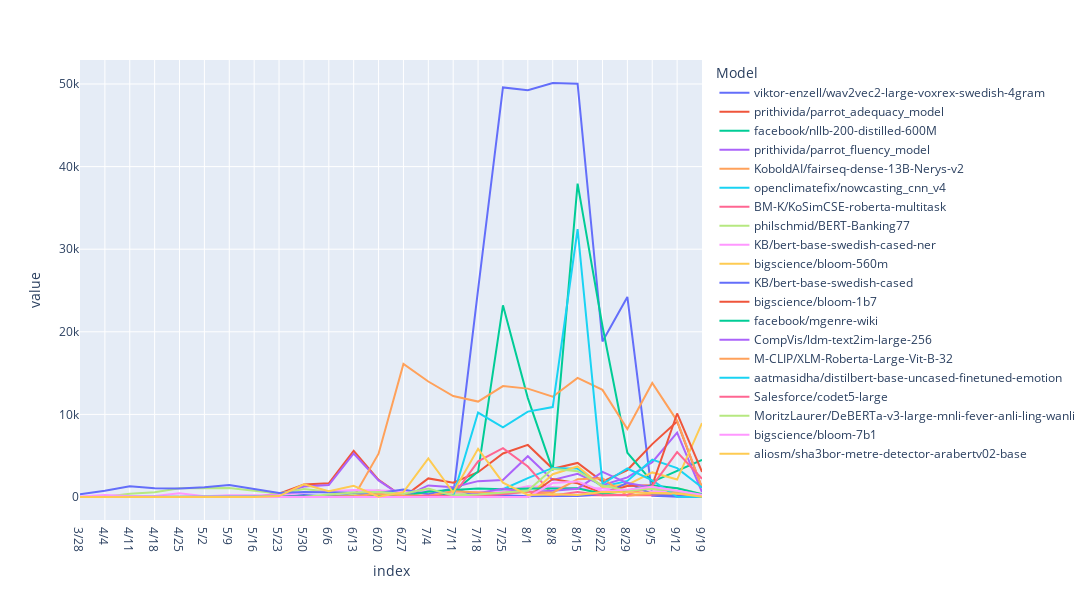

Notebook code cell kept with this figure:
### Code cell
df_plot.plot(kind='line', width=1400, height=600)

### Figure 1 — Plotly figure (JSON) as saved in the notebook; plotly's stock layout.template omitted (floating-point values rounded to 4 significant figures)
{"data": [{"hovertemplate": "Model=viktor-enzell/wav2vec2-large-voxrex-swedish-4gram<br>index=%{x}<br>value=%{y}<extra></extra>", "legendgroup": "viktor-enzell/wav2vec2-large-voxrex-swedish-4gram", "line": {"color": "#636efa", "dash": "solid"}, "marker": {"symbol": "circle"}, "mode": "lines", "name": "viktor-enzell/wav2vec2-large-voxrex-swedish-4gram", "orientation": "v", "showlegend": true, "type": "scatter", "x": ["3/28", "4/4", "4/11", "4/18", "4/25", "5/2", "5/9", "5/16", "5/23", "5/30", "6/6", "6/13", "6/20", "6/27", "7/4", "7/11", "7/18", "7/25", "8/1", "8/8", "8/15", "8/22", "8/29", "9/5", "9/12", "9/19"], "xaxis": "x", "y": [0, 0, 0, 0, 0, 0, 0, 0, 0, 255, 48, 301, 145, 0, 170, 186, 25098, 49583, 49239, 50121, 50044, 18826, 24221, 145, 24, 17], "yaxis": "y"}, {"hovertemplate": "Model=prithivida/parrot_adequacy_model<br>index=%{x}<br>value=%{y}<extra></extra>", "legendgroup": "prithivida/parrot_adequacy_model", "line": {"color": "#EF553B", "dash": "solid"}, "marker": {"symbol": "circle"}, "mode": "lines", "name": "prithivida/parrot_adequacy_model", "orientation": "v", "showlegend": true, "type": "scatter", "x": ["3/28", "4/4", "4/11", "4/18", "4/25", "5/2", "5/9", "5/16", "5/23", "5/30", "6/6", "6/13", "6/20", "6/27", "7/4", "7/11", "7/18", "7/25", "8/1", "8/8", "8/15", "8/22", "8/29", "9/5", "9/12", "9/19"], "xaxis": "x", "y": [0, 0, 0, 0, 0, 0, 0, 0, 413, 1515, 1653, 5578, 2076, 0, 2253, 1741, 2997, 5271, 6305, 3413, 4127, 1871, 3262, 6404, 9139, 1112], "yaxis": "y"}, {"hovertemplate": "Model=facebook/nllb-200-distilled-600M<br>index=%{x}<br>value=%{y}<extra></extra>", "legendgroup": "facebook/nllb-200-distilled-600M", "line": {"color": "#00cc96", "dash": "solid"}, "marker": {"symbol": "circle"}, "mode": "lines", "name": "facebook/nllb-200-distilled-600M", "orientation": "v", "showlegend": true, "type": "scatter", "x": ["3/28", "4/4", "4/11", "4/18", "4/25", "5/2", "5/9", "5/16", "5/23", "5/30", "6/6", "6/13", "6/20", "6/27", "7/4", "7/11", "7/18", "7/25", "8/1", "8/8", "8/15", "8/22", "8/29", "9/5", "9/12", "9/19"], "xaxis": "x", "y": [0, 0, 0, 0, 0, 0, 0, 0, 0, 0, 0, 0, 0, 0, 0, 573, 3079, 23203, 11972, 3233, 37946, 20669, 5356, 1832, 3122, 4496], "yaxis": "y"}, {"hovertemplate": "Model=prithivida/parrot_fluency_model<br>index=%{x}<br>value=%{y}<extra></extra>", "legendgroup": "prithivida/parrot_fluency_model", "line": {"color": "#ab63fa", "dash": "solid"}, "marker": {"symbol": "circle"}, "mode": "lines", "name": "prithivida/parrot_fluency_model", "orientation": "v", "showlegend": true, "type": "scatter", "x": ["3/28", "4/4", "4/11", "4/18", "4/25", "5/2", "5/9", "5/16", "5/23", "5/30", "6/6", "6/13", "6/20", "6/27", "7/4", "7/11", "7/18", "7/25", "8/1", "8/8", "8/15", "8/22", "8/29", "9/5", "9/12", "9/19"], "xaxis": "x", "y": [0, 0, 0, 0, 0, 0, 0, 0, 317, 1280, 1443, 5272, 2006, 0, 1398, 1175, 1920, 2068, 4944, 2070, 2799, 1425, 2368, 4206, 7799, 587], "yaxis": "y"}, {"hovertemplate": "Model=KoboldAI/fairseq-dense-13B-Nerys-v2<br>index=%{x}<br>value=%{y}<extra></extra>", "legendgroup": "KoboldAI/fairseq-dense-13B-Nerys-v2", "line": {"color": "#FFA15A", "dash": "solid"}, "marker": {"symbol": "circle"}, "mode": "lines", "name": "KoboldAI/fairseq-dense-13B-Nerys-v2", "orientation": "v", "showlegend": true, "type": "scatter", "x": ["3/28", "4/4", "4/11", "4/18", "4/25", "5/2", "5/9", "5/16", "5/23", "5/30", "6/6", "6/13", "6/20", "6/27", "7/4", "7/11", "7/18", "7/25", "8/1", "8/8", "8/15", "8/22", "8/29", "9/5", "9/12", "9/19"], "xaxis": "x", "y": [0, 0, 0, 0, 0, 0, 0, 0, 0, 0, 0, 0, 5247, 16114, 13983, 12219, 11551, 13427, 13121, 12139, 14416, 12971, 8228, 13798, 9222, 1125], "yaxis": "y"}, {"hovertemplate": "Model=openclimatefix/nowcasting_cnn_v4<br>index=%{x}<br>value=%{y}<extra></extra>", "legendgroup": "openclimatefix/nowcasting_cnn_v4", "line": {"color": "#19d3f3", "dash": "solid"}, "marker": {"symbol": "circle"}, "mode": "lines", "name": "openclimatefix/nowcasting_cnn_v4", "orientation": "v", "showlegend": true, "type": "scatter", "x": ["3/28", "4/4", "4/11", "4/18", "4/25", "5/2", "5/9", "5/16", "5/23", "5/30", "6/6", "6/13", "6/20", "6/27", "7/4", "7/11", "7/18", "7/25", "8/1", "8/8", "8/15", "8/22", "8/29", "9/5", "9/12", "9/19"], "xaxis": "x", "y": [0, 0, 0, 0, 0, 0, 0, 0, 0, 0, 0, 0, 0, 0, 0, 0, 0, 942, 2290, 3522, 3436, 1230, 1949, 4522, 3490, 1140], "yaxis": "y"}, {"hovertemplate": "Model=BM-K/KoSimCSE-roberta-multitask<br>index=%{x}<br>value=%{y}<extra></extra>", "legendgroup": "BM-K/KoSimCSE-roberta-multitask", "line": {"color": "#FF6692", "dash": "solid"}, "marker": {"symbol": "circle"}, "mode": "lines", "name": "BM-K/KoSimCSE-roberta-multitask", "orientation": "v", "showlegend": true, "type": "scatter", "x": ["3/28", "4/4", "4/11", "4/18", "4/25", "5/2", "5/9", "5/16", "5/23", "5/30", "6/6", "6/13", "6/20", "6/27", "7/4", "7/11", "7/18", "7/25", "8/1", "8/8", "8/15", "8/22", "8/29", "9/5", "9/12", "9/19"], "xaxis": "x", "y": [0, 0, 0, 0, 0, 0, 0, 0, 0, 23, 67, 111, 127, 94, 156, 179, 4316, 5921, 3695, 313, 224, 233, 201, 224, 410, 151], "yaxis": "y"}, {"hovertemplate": "Model=philschmid/BERT-Banking77<br>index=%{x}<br>value=%{y}<extra></extra>", "legendgroup": "philschmid/BERT-Banking77", "line": {"color": "#B6E880", "dash": "solid"}, "marker": {"symbol": "circle"}, "mode": "lines", "name": "philschmid/BERT-Banking77", "orientation": "v", "showlegend": true, "type": "scatter", "x": ["3/28", "4/4", "4/11", "4/18", "4/25", "5/2", "5/9", "5/16", "5/23", "5/30", "6/6", "6/13", "6/20", "6/27", "7/4", "7/11", "7/18", "7/25", "8/1", "8/8", "8/15", "8/22", "8/29", "9/5", "9/12", "9/19"], "xaxis": "x", "y": [13, 35, 387, 576, 1068, 1086, 1086, 758, 423, 963, 607, 334, 805, 0, 638, 496, 272, 561, 1025, 1077, 1043, 399, 732, 635, 1085, 349], "yaxis": "y"}, {"hovertemplate": "Model=KB/bert-base-swedish-cased-ner<br>index=%{x}<br>value=%{y}<extra></extra>", "legendgroup": "KB/bert-base-swedish-cased-ner", "line": {"color": "#FF97FF", "dash": "solid"}, "marker": {"symbol": "circle"}, "mode": "lines", "name": "KB/bert-base-swedish-cased-ner", "orientation": "v", "showlegend": true, "type": "scatter", "x": ["3/28", "4/4", "4/11", "4/18", "4/25", "5/2", "5/9", "5/16", "5/23", "5/30", "6/6", "6/13", "6/20", "6/27", "7/4", "7/11", "7/18", "7/25", "8/1", "8/8", "8/15", "8/22", "8/29", "9/5", "9/12", "9/19"], "xaxis": "x", "y": [70, 246, 133, 121, 440, 104, 207, 223, 249, 536, 644, 837, 796, 716, 752, 544, 639, 705, 1308, 1211, 1018, 1073, 655, 699, 663, 241], "yaxis": "y"}, {"hovertemplate": "Model=bigscience/bloom-560m<br>index=%{x}<br>value=%{y}<extra></extra>", "legendgroup": "bigscience/bloom-560m", "line": {"color": "#FECB52", "dash": "solid"}, "marker": {"symbol": "circle"}, "mode": "lines", "name": "bigscience/bloom-560m", "orientation": "v", "showlegend": true, "type": "scatter", "x": ["3/28", "4/4", "4/11", "4/18", "4/25", "5/2", "5/9", "5/16", "5/23", "5/30", "6/6", "6/13", "6/20", "6/27", "7/4", "7/11", "7/18", "7/25", "8/1", "8/8", "8/15", "8/22", "8/29", "9/5", "9/12", "9/19"], "xaxis": "x", "y": [0, 0, 0, 0, 0, 0, 0, 0, 0, 0, 0, 0, 0, 0, 0, 0, 0, 0, 0, 2754, 3697, 1227, 1478, 2976, 2112, 8948], "yaxis": "y"}, {"hovertemplate": "Model=KB/bert-base-swedish-cased<br>index=%{x}<br>value=%{y}<extra></extra>", "legendgroup": "KB/bert-base-swedish-cased", "line": {"color": "#636efa", "dash": "solid"}, "marker": {"symbol": "circle"}, "mode": "lines", "name": "KB/bert-base-swedish-cased", "orientation": "v", "showlegend": true, "type": "scatter", "x": ["3/28", "4/4", "4/11", "4/18", "4/25", "5/2", "5/9", "5/16", "5/23", "5/30", "6/6", "6/13", "6/20", "6/27", "7/4", "7/11", "7/18", "7/25", "8/1", "8/8", "8/15", "8/22", "8/29", "9/5", "9/12", "9/19"], "xaxis": "x", "y": [346, 764, 1303, 1057, 1032, 1178, 1441, 949, 495, 613, 541, 512, 492, 913, 346, 1052, 108, 224, 83, 74, 107, 332, 1713, 335, 133, 108], "yaxis": "y"}, {"hovertemplate": "Model=bigscience/bloom-1b7<br>index=%{x}<br>value=%{y}<extra></extra>", "legendgroup": "bigscience/bloom-1b7", "line": {"color": "#EF553B", "dash": "solid"}, "marker": {"symbol": "circle"}, "mode": "lines", "name": "bigscience/bloom-1b7", "orientation": "v", "showlegend": true, "type": "scatter", "x": ["3/28", "4/4", "4/11", "4/18", "4/25", "5/2", "5/9", "5/16", "5/23", "5/30", "6/6", "6/13", "6/20", "6/27", "7/4", "7/11", "7/18", "7/25", "8/1", "8/8", "8/15", "8/22", "8/29", "9/5", "9/12", "9/19"], "xaxis": "x", "y": [0, 0, 0, 0, 0, 0, 0, 0, 0, 0, 0, 0, 0, 0, 0, 0, 0, 0, 0, 2178, 1662, 448, 1334, 1422, 10113, 3039], "yaxis": "y"}, {"hovertemplate": "Model=facebook/mgenre-wiki<br>index=%{x}<br>value=%{y}<extra></extra>", "legendgroup": "facebook/mgenre-wiki", "line": {"color": "#00cc96", "dash": "solid"}, "marker": {"symbol": "circle"}, "mode": "lines", "name": "facebook/mgenre-wiki", "orientation": "v", "showlegend": true, "type": "scatter", "x": ["3/28", "4/4", "4/11", "4/18", "4/25", "5/2", "5/9", "5/16", "5/23", "5/30", "6/6", "6/13", "6/20", "6/27", "7/4", "7/11", "7/18", "7/25", "8/1", "8/8", "8/15", "8/22", "8/29", "9/5", "9/12", "9/19"], "xaxis": "x", "y": [0, 0, 0, 0, 0, 0, 0, 0, 0, 0, 61, 103, 234, 124, 666, 853, 1023, 929, 1033, 1019, 1053, 394, 751, 1430, 1061, 331], "yaxis": "y"}, {"hovertemplate": "Model=CompVis/ldm-text2im-large-256<br>index=%{x}<br>value=%{y}<extra></extra>", "legendgroup": "CompVis/ldm-text2im-large-256", "line": {"color": "#ab63fa", "dash": "solid"}, "marker": {"symbol": "circle"}, "mode": "lines", "name": "CompVis/ldm-text2im-large-256", "orientation": "v", "showlegend": true, "type": "scatter", "x": ["3/28", "4/4", "4/11", "4/18", "4/25", "5/2", "5/9", "5/16", "5/23", "5/30", "6/6", "6/13", "6/20", "6/27", "7/4", "7/11", "7/18", "7/25", "8/1", "8/8", "8/15", "8/22", "8/29", "9/5", "9/12", "9/19"], "xaxis": "x", "y": [0, 0, 0, 0, 0, 0, 0, 0, 0, 0, 0, 0, 0, 0, 0, 0, 445, 1012, 614, 757, 1005, 3049, 1684, 1166, 529, 241], "yaxis": "y"}, {"hovertemplate": "Model=M-CLIP/XLM-Roberta-Large-Vit-B-32<br>index=%{x}<br>value=%{y}<extra></extra>", "legendgroup": "M-CLIP/XLM-Roberta-Large-Vit-B-32", "line": {"color": "#FFA15A", "dash": "solid"}, "marker": {"symbol": "circle"}, "mode": "lines", "name": "M-CLIP/XLM-Roberta-Large-Vit-B-32", "orientation": "v", "showlegend": true, "type": "scatter", "x": ["3/28", "4/4", "4/11", "4/18", "4/25", "5/2", "5/9", "5/16", "5/23", "5/30", "6/6", "6/13", "6/20", "6/27", "7/4", "7/11", "7/18", "7/25", "8/1", "8/8", "8/15", "8/22", "8/29", "9/5", "9/12", "9/19"], "xaxis": "x", "y": [0, 0, 0, 0, 0, 0, 0, 0, 0, 21, 44, 132, 365, 217, 154, 683, 535, 422, 605, 518, 2149, 2280, 147, 432, 455, 134], "yaxis": "y"}, {"hovertemplate": "Model=aatmasidha/distilbert-base-uncased-finetuned-emotion<br>index=%{x}<br>value=%{y}<extra></extra>", "legendgroup": "aatmasidha/distilbert-base-uncased-finetuned-emotion", "line": {"color": "#19d3f3", "dash": "solid"}, "marker": {"symbol": "circle"}, "mode": "lines", "name": "aatmasidha/distilbert-base-uncased-finetuned-emotion", "orientation": "v", "showlegend": true, "type": "scatter", "x": ["3/28", "4/4", "4/11", "4/18", "4/25", "5/2", "5/9", "5/16", "5/23", "5/30", "6/6", "6/13", "6/20", "6/27", "7/4", "7/11", "7/18", "7/25", "8/1", "8/8", "8/15", "8/22", "8/29", "9/5", "9/12", "9/19"], "xaxis": "x", "y": [0, 0, 0, 0, 0, 0, 0, 0, 0, 0, 0, 0, 0, 0, 0, 105, 10224, 8444, 10335, 10886, 32443, 1586, 3450, 2008, 22, 1], "yaxis": "y"}, {"hovertemplate": "Model=Salesforce/codet5-large<br>index=%{x}<br>value=%{y}<extra></extra>", "legendgroup": "Salesforce/codet5-large", "line": {"color": "#FF6692", "dash": "solid"}, "marker": {"symbol": "circle"}, "mode": "lines", "name": "Salesforce/codet5-large", "orientation": "v", "showlegend": true, "type": "scatter", "x": ["3/28", "4/4", "4/11", "4/18", "4/25", "5/2", "5/9", "5/16", "5/23", "5/30", "6/6", "6/13", "6/20", "6/27", "7/4", "7/11", "7/18", "7/25", "8/1", "8/8", "8/15", "8/22", "8/29", "9/5", "9/12", "9/19"], "xaxis": "x", "y": [0, 0, 0, 0, 0, 0, 0, 0, 0, 0, 0, 0, 0, 0, 143, 85, 145, 334, 689, 192, 618, 199, 278, 1343, 5440, 2208], "yaxis": "y"}, {"hovertemplate": "Model=MoritzLaurer/DeBERTa-v3-large-mnli-fever-anli-ling-wanli<br>index=%{x}<br>value=%{y}<extra></extra>", "legendgroup": "MoritzLaurer/DeBERTa-v3-large-mnli-fever-anli-ling-wanli", "line": {"color": "#B6E880", "dash": "solid"}, "marker": {"symbol": "circle"}, "mode": "lines", "name": "MoritzLaurer/DeBERTa-v3-large-mnli-fever-anli-ling-wanli", "orientation": "v", "showlegend": true, "type": "scatter", "x": ["3/28", "4/4", "4/11", "4/18", "4/25", "5/2", "5/9", "5/16", "5/23", "5/30", "6/6", "6/13", "6/20", "6/27", "7/4", "7/11", "7/18", "7/25", "8/1", "8/8", "8/15", "8/22", "8/29", "9/5", "9/12", "9/19"], "xaxis": "x", "y": [0, 0, 0, 0, 0, 0, 0, 0, 0, 0, 308, 541, 602, 384, 1025, 168, 310, 527, 756, 3423, 3132, 1391, 749, 997, 731, 119], "yaxis": "y"}, {"hovertemplate": "Model=bigscience/bloom-7b1<br>index=%{x}<br>value=%{y}<extra></extra>", "legendgroup": "bigscience/bloom-7b1", "line": {"color": "#FF97FF", "dash": "solid"}, "marker": {"symbol": "circle"}, "mode": "lines", "name": "bigscience/bloom-7b1", "orientation": "v", "showlegend": true, "type": "scatter", "x": ["3/28", "4/4", "4/11", "4/18", "4/25", "5/2", "5/9", "5/16", "5/23", "5/30", "6/6", "6/13", "6/20", "6/27", "7/4", "7/11", "7/18", "7/25", "8/1", "8/8", "8/15", "8/22", "8/29", "9/5", "9/12", "9/19"], "xaxis": "x", "y": [0, 0, 0, 0, 0, 0, 0, 0, 0, 0, 0, 0, 0, 0, 0, 0, 0, 0, 0, 1687, 1886, 690, 893, 1249, 777, 268], "yaxis": "y"}, {"hovertemplate": "Model=aliosm/sha3bor-metre-detector-arabertv02-base<br>index=%{x}<br>value=%{y}<extra></extra>", "legendgroup": "aliosm/sha3bor-metre-detector-arabertv02-base", "line": {"color": "#FECB52", "dash": "solid"}, "marker": {"symbol": "circle"}, "mode": "lines", "name": "aliosm/sha3bor-metre-detector-arabertv02-base", "orientation": "v", "showlegend": true, "type": "scatter", "x": ["3/28", "4/4", "4/11", "4/18", "4/25", "5/2", "5/9", "5/16", "5/23", "5/30", "6/6", "6/13", "6/20", "6/27", "7/4", "7/11", "7/18", "7/25", "8/1", "8/8", "8/15", "8/22", "8/29", "9/5", "9/12", "9/19"], "xaxis": "x", "y": [0, 0, 0, 0, 0, 0, 0, 6, 106, 1528, 699, 1349, 44, 581, 4659, 541, 5829, 1735, 250, 330, 237, 601, 588, 538, 437, 20], "yaxis": "y"}], "layout": {"height": 600, "legend": {"title": {"text": "Model"}, "tracegroupgap": 0}, "margin": {"t": 60}, "width": 1400, "xaxis": {"anchor": "y", "domain": [0, 1], "title": {"text": "index"}}, "yaxis": {"anchor": "x", "domain": [0, 1], "title": {"text": "value"}}}}
